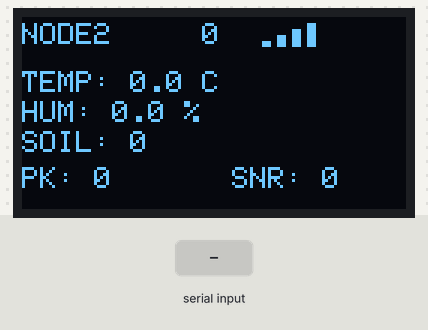
Bench run of a sketch on a simulated Arduino Uno, built with avr-gcc and run on an emulated ATmega328P. Shown: 128×64 one-colour display. The test bench sets the inputs (shaded band). What the sketch prints to the serial monitor is not drawn.

Above: at 1.2 s.
1.3 s: "+RCV=\n" received over the second serial link
At 2.7 s:
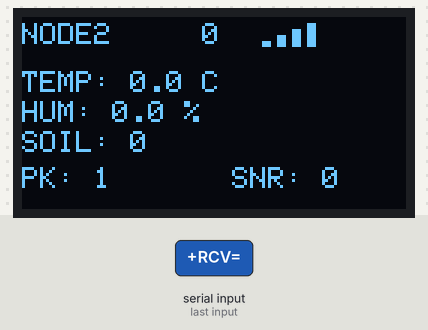
3.0 s: "+RCV=,45\n" received over the second serial link
At 4.0 s:
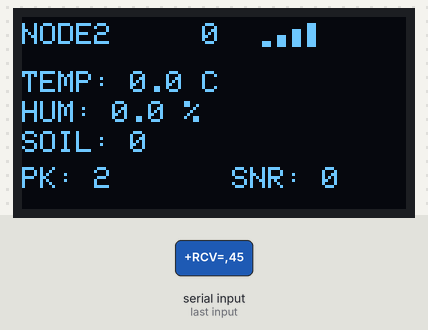
Timing chart, 0 to 6.0 s (numbered marks = the images above; inputs shaded):
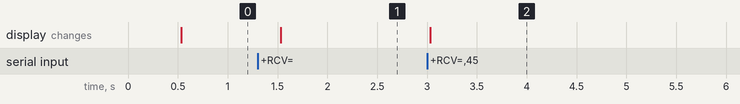

The sketch:

transmitter.ino
```cpp
#include <SoftwareSerial.h>
#include <Wire.h>
#include <Adafruit_GFX.h>
#include <Adafruit_SSD1306.h>

#define SCREEN_WIDTH 128
#define SCREEN_HEIGHT 64
#define OLED_RESET -1
Adafruit_SSD1306 display(SCREEN_WIDTH, SCREEN_HEIGHT, &Wire, OLED_RESET);

#define LORA_RX 9
#define LORA_TX 8
SoftwareSerial lora(LORA_RX, LORA_TX);

float temperature = 0, humidity = 0;
int soil = 0;
int rssi = 0, snr = 0;
unsigned long packetCount = 0;
unsigned long lastDisplay = 0;
bool hasPerson = false;

// Hàm vẽ cột sóng RSSI
void drawRSSIBars(int x, int y, int rssi) {
  int bars = 0;
  if (rssi >= -30) bars = 4;
  else if (rssi >= -50) bars = 3;
  else if (rssi >= -65) bars = 2;
  else if (rssi >= -80) bars = 1;

  for (int i = 0; i < 4; i++) {
    int x0 = x + i * 5;
    int height = (i + 1) * 2;
    if (i < bars)
      display.fillRect(x0, y + 8 - height, 3, height, WHITE);
    else
      display.drawRect(x0, y + 8 - height, 3, height, WHITE);
  }
}

// Hàm vẽ icon người 16x16, đặt tại góc (x,y) (không bị cắt)
void drawPersonIcon(int x, int y) {
  // Đầu (hình tròn đường kính 8 pixel)
  display.fillCircle(x + 7, y + 4, 4, WHITE);
  // Thân (hình chữ nhật 8x10)
  display.fillRect(x + 4, y + 9, 8, 10, WHITE);
  // Tay (hai bên)
  display.fillRect(x + 2, y + 11, 3, 3, WHITE);
  display.fillRect(x + 11, y + 11, 3, 3, WHITE);
  // Chân (hai chân)
  display.fillRect(x + 4, y + 19, 3, 4, WHITE);
  display.fillRect(x + 9, y + 19, 3, 4, WHITE);
}

void setup() {
  Serial.begin(9600);
  lora.begin(9600);
  Wire.begin();

  if (!display.begin(SSD1306_SWITCHCAPVCC, 0x3C)) {
    Serial.println("OLED NOT FOUND");
    while (1);
  }

  display.clearDisplay();
  display.setTextColor(SSD1306_WHITE);
  display.display();
  Serial.println("Node2 Ready");
}

void loop() {
  if (lora.available()) {
    String msg = lora.readStringUntil('\n');
    msg.trim();

    if (msg.startsWith("+RCV=")) {
      Serial.println(msg);
      packetCount++;

      // Parse RSSI và SNR (hai giá trị cuối)
      int lastComma = msg.lastIndexOf(',');
      int secondLastComma = msg.lastIndexOf(',', lastComma - 1);
      if (secondLastComma > 0) {
        rssi = msg.substring(secondLastComma + 1, lastComma).toInt();
        snr  = msg.substring(lastComma + 1).toInt();
      }

      // Parse T, H, S
      int tPos = msg.indexOf("T:");
      if (tPos >= 0) {
        int tEnd = msg.indexOf(',', tPos);
        if (tEnd > tPos) temperature = msg.substring(tPos + 2, tEnd).toFloat();
      }
      int hPos = msg.indexOf(",H:");
      if (hPos >= 0) {
        int hEnd = msg.indexOf(',', hPos + 1);
        if (hEnd > hPos) humidity = msg.substring(hPos + 3, hEnd).toFloat();
      }
      int sPos = msg.indexOf(",S:");
      if (sPos >= 0) {
        int sEnd = msg.indexOf(',', sPos + 1);
        if (sEnd > sPos) soil = msg.substring(sPos + 3, sEnd).toInt();
      }

      // Kiểm tra ALARM (có người)
      hasPerson = (msg.indexOf("ALARM") >= 0);
    }
  }

  if (millis() - lastDisplay >= 500) {
    lastDisplay = millis();
    drawOLED();
  }
}

void drawOLED() {
  display.clearDisplay();

  // Dòng tiêu đề
  display.setTextSize(1);
  display.setCursor(0, 2);
  display.print("NODE2");

  // 1. HIỂN THỊ SỐ RSSI TRƯỚC (đặt tại x=45)
  display.setCursor(60, 2);
  display.print(rssi);

  // 2. SAU ĐÓ MỚI VẼ CỘT SÓNG (bắt đầu từ x=75)
  drawRSSIBars(80, 2, rssi);

  // 3. HÌNH NGƯỜI (đặt tại x=105, y=8 để không bị cắt lên trên)
  if (hasPerson) {
    drawPersonIcon(105, 8);
  }

  // Các dòng dữ liệu
  display.setCursor(0, 18);
  display.print("TEMP: ");
  display.print(temperature, 1);
  display.print(" C");

  display.setCursor(0, 28);
  display.print("HUM: ");
  display.print(humidity, 1);
  display.print(" %");

  display.setCursor(0, 38);
  display.print("SOIL: ");
  display.print(soil);

  display.setCursor(0, 50);
  display.print("PK: ");
  display.print(packetCount);
  display.setCursor(70, 50);
  display.print("SNR: ");
  display.print(snr);

  display.display();
}
```

Measured:
- after the input at 1.3 s, the display: changes after 0.23 s (image 1)
- after the input at 3.0 s, the display: changes at once (image 2)
